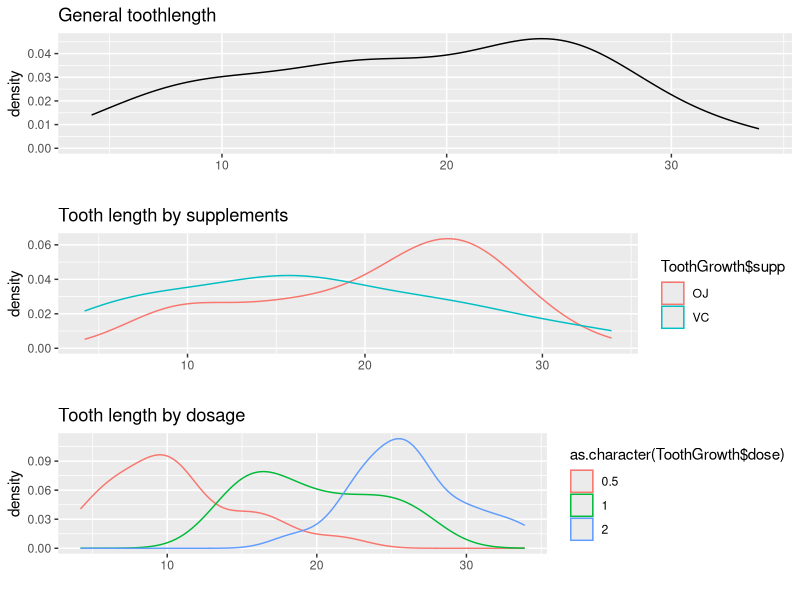
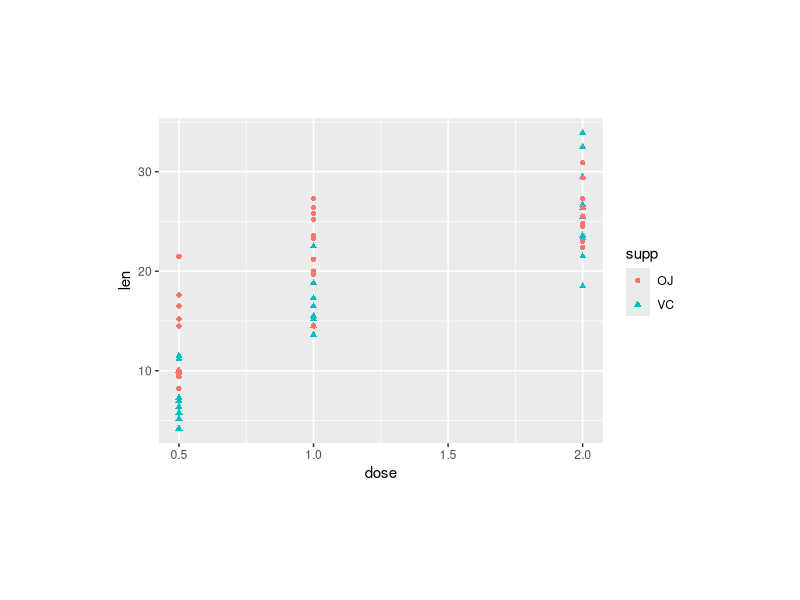

Here is the R script that generated these plots, in order:
## ---- chunk 1
knitr::opts_chunk$set(echo = FALSE)
## ---- chunk 2
#Load the ToothGrowth data: 
library(datasets)
data("ToothGrowth")
## ---- chunk 3
#first glance on the data:
head(ToothGrowth)

#look into data description:
str(ToothGrowth)
summary(ToothGrowth)
## ---- chunk 4
#check for unique dose values
unique(ToothGrowth$dose)
## ---- chunk 5
#find standard deviation for length
sd(ToothGrowth$len)
## ---- chunk 6
#open ggplot2 and gripExtra libraries:
library(ggplot2)
library(gridExtra)

#Plot general tooth length:
g1<- ggplot(data=ToothGrowth, aes(ToothGrowth$len))+geom_density()+
    labs(title="General toothlength", x="")

#Plot tooth length by supplements
g2<- ggplot(data=ToothGrowth, aes(ToothGrowth$len, color=ToothGrowth$supp))+
    geom_density()+labs(title="Tooth length by supplements ", x="")

#Plot tooth length by dosage
g3<- ggplot(data=ToothGrowth, aes(ToothGrowth$len, color =as.character(ToothGrowth$dose)))+
    geom_density()+labs(title="Tooth length by dosage", x="")

#arrange all three graphs on one page 
grid.arrange(g1, g2, g3, nrow = 3)
## ---- chunk 7
#Plot dataset grouped by supplement type and dosage
ggplot(ToothGrowth, aes(x=dose, y=len, shape=supp, color=supp)) +geom_point()+
    theme(plot.margin = margin(3,3,3,3, "cm"))
## ---- chunk 8
#create new variable diff1 equal to difference between values of length with OJ 
#and VC supplements (each supplement has equal amount of values in dataset= 30):
diff1<-ToothGrowth$len[ToothGrowth$supp=="OJ"]-ToothGrowth$len[ToothGrowth$supp=="VC"]
t.test(diff1, data= ToothGrowth)$conf
## ---- chunk 9
#create new variable diff2 equal to difference between values of dose 1.0
# and dose 0.5 (each dose has equal amount of values in dataset = 20):
diff2<- ToothGrowth$len[ToothGrowth$dose==1]-ToothGrowth$len[ToothGrowth$dose==.5]
t.test(diff2, data= ToothGrowth)
## ---- chunk 10
#create new variable diff2 equal to difference between values of dose 2.0
# and dose 1.0 (each dose has equal amount of values in dataset = 20):
diff3<- ToothGrowth$len[ToothGrowth$dose==2]-ToothGrowth$len[ToothGrowth$dose==1]
t.test(diff3, data= ToothGrowth)
